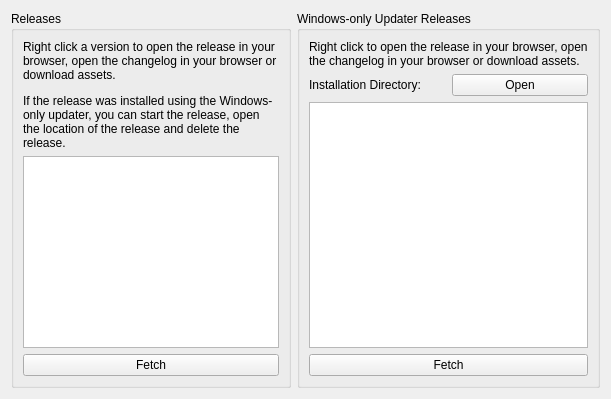
<?xml version="1.0" encoding="UTF-8"?>
<ui version="4.0">
 <class>ConfigureReleases</class>
 <widget class="QWidget" name="ConfigureReleases">
  <property name="minimumSize">
   <size>
    <width>0</width>
    <height>0</height>
   </size>
  </property>
  <property name="windowTitle">
   <string>Form</string>
  </property>
  <layout class="QHBoxLayout" name="horizontalLayout">
   <item>
    <widget class="QGroupBox" name="groupBox">
     <property name="title">
      <string>Releases</string>
     </property>
     <layout class="QVBoxLayout" name="verticalLayout_2">
      <item>
       <widget class="QLabel" name="label">
        <property name="text">
         <string>&lt;html&gt;&lt;head/&gt;&lt;body&gt;&lt;p&gt;Right click a version to open the release in your browser, open the changelog in your browser or download assets.&lt;/p&gt;&lt;p&gt;If the release was installed using the Windows-only updater, you can start the release, open the location of the release and delete the release.&lt;/p&gt;&lt;/body&gt;&lt;/html&gt;</string>
        </property>
        <property name="wordWrap">
         <bool>true</bool>
        </property>
       </widget>
      </item>
      <item>
       <widget class="QListWidget" name="releases"/>
      </item>
      <item>
       <widget class="QPushButton" name="fetch_releases">
        <property name="enabled">
         <bool>true</bool>
        </property>
        <property name="text">
         <string>Fetch</string>
        </property>
       </widget>
      </item>
     </layout>
    </widget>
   </item>
   <item>
    <widget class="QGroupBox" name="groupBox_2">
     <property name="enabled">
      <bool>true</bool>
     </property>
     <property name="title">
      <string>Windows-only Updater Releases</string>
     </property>
     <layout class="QVBoxLayout" name="verticalLayout">
      <item>
       <widget class="QLabel" name="label_2">
        <property name="enabled">
         <bool>true</bool>
        </property>
        <property name="text">
         <string>Right click to open the release in your browser, open the changelog in your browser or download assets.</string>
        </property>
        <property name="wordWrap">
         <bool>true</bool>
        </property>
       </widget>
      </item>
      <item>
       <widget class="QWidget" name="cvu_install_dir_group" native="true">
        <property name="enabled">
         <bool>true</bool>
        </property>
        <layout class="QHBoxLayout">
         <property name="leftMargin">
          <number>0</number>
         </property>
         <property name="topMargin">
          <number>0</number>
         </property>
         <property name="rightMargin">
          <number>0</number>
         </property>
         <property name="bottomMargin">
          <number>0</number>
         </property>
         <item>
          <widget class="QLabel" name="cvu_install_dir">
           <property name="text">
            <string>Installation Directory: </string>
           </property>
          </widget>
         </item>
         <item>
          <widget class="QPushButton" name="open_cvu_install_dir">
           <property name="text">
            <string>Open</string>
           </property>
          </widget>
         </item>
        </layout>
       </widget>
      </item>
      <item>
       <widget class="QListWidget" name="cvu_releases"/>
      </item>
      <item>
       <widget class="QPushButton" name="fetch_cvu_releases">
        <property name="enabled">
         <bool>true</bool>
        </property>
        <property name="text">
         <string>Fetch</string>
        </property>
       </widget>
      </item>
     </layout>
    </widget>
   </item>
  </layout>
 </widget>
 <resources/>
 <connections/>
</ui>
